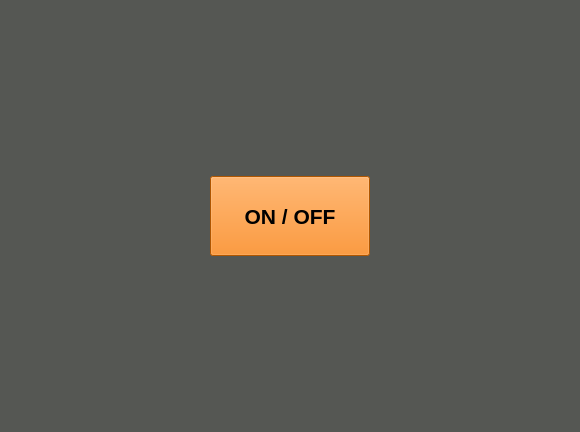
<?xml version="1.0" encoding="UTF-8"?>
<ui version="4.0">
 <class>Form</class>
 <widget class="QWidget" name="Form">
  <property name="geometry">
   <rect>
    <x>0</x>
    <y>0</y>
    <width>580</width>
    <height>432</height>
   </rect>
  </property>
  <property name="windowTitle">
   <string>On &amp; Off Fault Control</string>
  </property>
  <property name="styleSheet">
   <string notr="true">background-color: rgb(85, 87, 83);</string>
  </property>
  <layout class="QGridLayout" name="gridLayout_2">
   <item row="0" column="0">
    <layout class="QGridLayout" name="gridLayout">
     <item row="1" column="1">
      <widget class="QPushButton" name="on_off_btn">
       <property name="sizePolicy">
        <sizepolicy hsizetype="Minimum" vsizetype="Fixed">
         <horstretch>0</horstretch>
         <verstretch>0</verstretch>
        </sizepolicy>
       </property>
       <property name="minimumSize">
        <size>
         <width>160</width>
         <height>80</height>
        </size>
       </property>
       <property name="font">
        <font>
         <pointsize>16</pointsize>
         <weight>75</weight>
         <italic>false</italic>
         <bold>true</bold>
        </font>
       </property>
       <property name="styleSheet">
        <string notr="true">color: rgb(0, 0, 0);
background:rgb(245, 121, 0)</string>
       </property>
       <property name="text">
        <string>ON / OFF</string>
       </property>
       <property name="iconSize">
        <size>
         <width>16</width>
         <height>16</height>
        </size>
       </property>
      </widget>
     </item>
     <item row="0" column="1">
      <spacer name="verticalSpacer">
       <property name="orientation">
        <enum>Qt::Vertical</enum>
       </property>
       <property name="sizeHint" stdset="0">
        <size>
         <width>20</width>
         <height>40</height>
        </size>
       </property>
      </spacer>
     </item>
     <item row="1" column="2">
      <spacer name="horizontalSpacer_2">
       <property name="orientation">
        <enum>Qt::Horizontal</enum>
       </property>
       <property name="sizeHint" stdset="0">
        <size>
         <width>40</width>
         <height>20</height>
        </size>
       </property>
      </spacer>
     </item>
     <item row="1" column="0">
      <spacer name="horizontalSpacer">
       <property name="orientation">
        <enum>Qt::Horizontal</enum>
       </property>
       <property name="sizeHint" stdset="0">
        <size>
         <width>40</width>
         <height>20</height>
        </size>
       </property>
      </spacer>
     </item>
     <item row="2" column="1">
      <spacer name="verticalSpacer_3">
       <property name="orientation">
        <enum>Qt::Vertical</enum>
       </property>
       <property name="sizeHint" stdset="0">
        <size>
         <width>20</width>
         <height>40</height>
        </size>
       </property>
      </spacer>
     </item>
    </layout>
   </item>
  </layout>
 </widget>
 <resources/>
 <connections/>
</ui>
